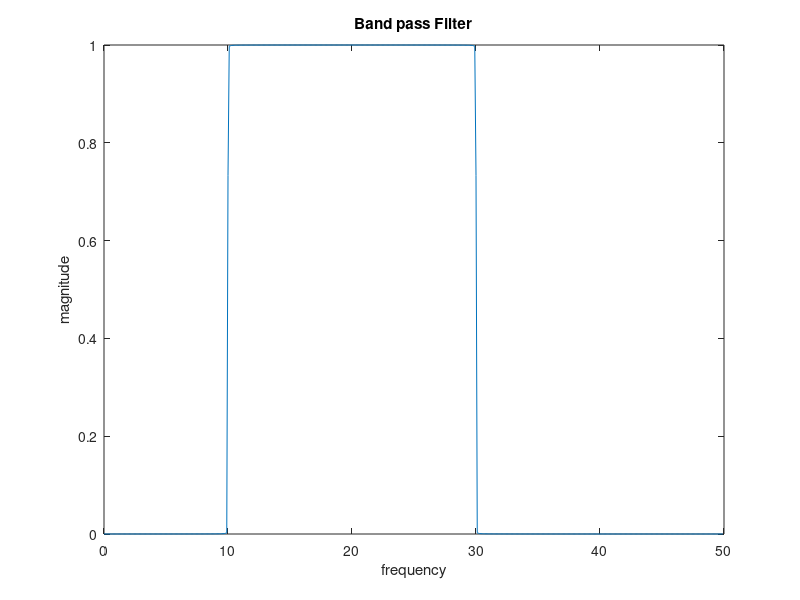

MATLAB code for this plot:
clc;
close all;
clear all;

n=0:300000;
delay = 10000;
wc=.2*pi;
w0=.4*pi;

hLP=(wc/pi)*sinc((wc/pi)*(n-delay));
hBP=2*cos(n*w0).*hLP;
% [Happrox,W]=freqz(hBP,1);

N = 500; % 200 points in frequency vector
Fs = 100; % 100 Hz sample rate
[Happrox,W]=freqz(hBP,1, N, Fs);

plot(W,abs(Happrox));
xlabel('frequency'); 
ylabel('magnitude');
title('Band pass Filter');